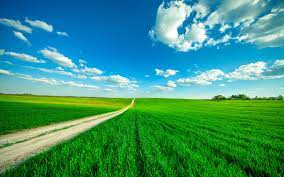
//> input picture 2.jpg, 284 x 177 px
$ ./Struct_2   (built with g++ and OpenCV 4)
//> lines starting //> are read from the running program, lines starting //| are printed output that depends on the picture
#include "opencv2/core/core.hpp"
#include "opencv2/highgui/highgui.hpp"
#include "opencv2/imgproc/imgproc.hpp"
#include <iostream>
#include <vector>
#include <cmath>
#include <chrono>

using namespace cv;
using namespace std;
using namespace std::chrono;

// Dont touch these
const int modK = 3;
const int modNt = 4;
const double infinity = 10000000000;
const int colors_draw[modK + 1][3] = { {0, 0, 0}, {0, 255, 0}, {0, 0, 255}, {255, 0, 0} };

// Better dont touch these
const double color_scale = 1. / 100.;
const double weight = 1.25;

// Actual params, which can be changed
// Better start with epsilon around 10
// And give at least 500 first iterations
const int first_iter = 2000;
const int iter = 100;
const double epsilon = 10;
// Iterations will stop when prev epsilon and cur epsilon wont differ more then on this value
const double accuracy = 0.01;

// Set hack_value to zero if u are not hacker
// Empirical rule: if current epsilon is close to zero
// That means that diffusion made all (or almost all) max arcs equal
// Which means that we can get solution from the updated weights of diffusion
// So instead of finding markup which epsilon close to best we can find best itself
const double hack_value = 0.;

// Percentages of image taken for calculating distribution
const double perc_h = 0.3;
const double perc_w = 1.;

double* calculate_mu(const int height_start, const int height_finish,
	const int width_left, const int width_right,
	const int height, const int width,
	int* colors, const int amount)
{
	// Initialize result
	double* result = new double[3]();

	// To be safe
	for (int c = 0; c < 3; ++c)
		result[c] = 0.;

	// Sum all the pixel colors
	for (int x = width_left; x < width_right; ++x)
	{
		const int x_ = x * height * 3;
		for (int y = height_start; y < height_finish; ++y)
		{
			const int y_ = y * 3;
			for (int c = 0; c < 3; ++c)
				result[c] += double(colors[x_ + y_ + c]) * color_scale;
		}
	}

	// Devide by amount
	for (int c = 0; c < 3; ++c)
		result[c] /= double(amount);

	return result;
}

double* calculate_ep(const int height_start, const int height_finish,
	const int width_left, const int width_right,
	const int height, const int width,
	int* colors, const int amount, double* mu)
{
	// Initialize result
	double* result = new double[3 * 3]();

	// To be safe
	for (int c1 = 0; c1 < 3; ++c1)
		for (int c2 = 0; c2 < 3; ++c2)
			result[c1 * 3 + c2] = 0.;

	// Sum all the elements
	for (int x = width_left; x < width_right; ++x)
	{
		const int x_ = x * height * 3;
		for (int y = height_start; y < height_finish; ++y)
		{
			const int y_ = y * 3;
			for (int c1 = 0; c1 < 3; ++c1)
				for (int c2 = 0; c2 < 3; ++c2)
					// TODO: check if this is correct
					result[c1 * 3 + c2] += double(colors[x_ + y_ + c1] * color_scale - mu[c1]) * double(colors[x_ + y_ + c2] * color_scale - mu[c2]);
		}
	}

	// Devide by amount
	for (int c1 = 0; c1 < 3; ++c1)
		for (int c2 = 0; c2 < 3; ++c2)
			result[c1 * 3 + c2] /= amount;

	return result;
}

void get_distributions(double* mus, double* eps,
	const int height, const int width, int* colors)
{
	// Pictures (0, 0) is in the top left corner
	const int height_down = int(height * (1 - perc_h));
	const int height_up = int(height * perc_h);

	const int width_left = width * (1. - perc_w) * 0.5;
	const int width_right = width * (1 - (1. - perc_w) * 0.5);

	const int amount_down = (width_right - width_left) * (height - height_down);
	const int amount_up = (width_right - width_left) * height_up;

	// Calculate all mus
	double* mu_down = calculate_mu(height_down, height, width_left, width_right, height, width, colors, amount_down);
	double* mu_up = calculate_mu(0, height_up, width_left, width_right, height, width, colors, amount_up);

	for (int i = 0; i < 3; ++i)
	{
		mus[i] = mu_down[i];
		mus[3 + i] = mu_up[i];
		mus[6 + i] = mu_up[i];
	}

	// Calculate all eps
	double* ep_down = calculate_ep(height_down, height, width_left, width_right, height, width, colors, amount_down, mu_down);
	double* ep_up = calculate_ep(0, height_up, width_left, width_right, height, width, colors, amount_up, mu_up);

	for (int i = 0; i < 9; ++i)
	{
		eps[i] = ep_down[i];
		eps[9 + i] = ep_up[i];
		eps[18 + i] = ep_up[i];
	}

	delete[] mu_down;
	delete[] mu_up;
	delete[] ep_down;
	delete[] ep_up;
}

// Scalar mult
double vec_mult(double* x, double* y)
{
	double sum = 0.;
	for (int c = 0; c < modK; ++c)
		sum += x[c] * y[c];

	return sum;
}

// vec(x) * mat(a)
double* mat_mult(double* x, double** a)
{
	double* res = new double[modK];
	for (int c = 0; c < modK; ++c)
		res[c] = vec_mult(x, a[c]);

	return res;
}

// q function
double q_func(int x[3], double* mus, double* eps, const int k)
{
	// TODO: check if this is correct
	double* x_ = new double[3];
	for (int c = 0; c < 3; ++c)
		x_[c] = x[c] * color_scale - mus[k * 3 + c];

	double** ep = new double* [3];
	for (int c = 0; c < 3; ++c)
		ep[c] = new double[3];

	for (int c = 0; c < 3; ++c)
		for (int c_ = 0; c_ < 3; ++c_)
			ep[c][c_] = eps[k * 9 + c * 3 + c_];

	double* z = mat_mult(x_, ep);
	double result = vec_mult(x_, z);

	delete[] z;
	delete[] x_;

	for (int c = 0; c < 3; ++c)
		delete[] ep[c];
	delete[] ep;

	return -result;
}

double g_plus(const int x1, const int y1, const int x2, const int y2, const int k1, const int k2)
{
	if ((k1 == 0) && (k2 == 0))
	{
		return 0;
	}

	if ((k1 == 1) && (k2 == 1))
	{
		if (x1 != x2)
			return 0;
		else
			return -infinity;
	}

	if ((k1 == 2) && (k2 == 2))
	{
		return 0;
	}

	if ((k1 == 1) && (k2 == 0))
	{
		if (y1 > y2)
			return -infinity;
		else
			return -weight;
	}

	if ((k1 == 0) && (k2 == 1))
	{
		if (y2 > y1)
			return -infinity;
		else
			return -weight;
	}

	if ((k1 == 2) && (k2 == 0))
	{
		return -infinity;
	}

	if ((k1 == 0) && (k2 == 2))
	{
		return -infinity;
	}

	if ((k1 == 2) && (k2 == 1))
	{
		if (y1 > y2)
			return -infinity;
		else
			return -weight;
	}

	if ((k1 == 1) && (k2 == 2))
	{
		if (y2 > y1)
			return -infinity;
		else
			return -weight;
	}

	cout << "Something is wrong... I can feel it" << endl;
	return -infinity;
}

int amount_of_neightbors_plus(bool left, bool right, bool top, bool bottom)
{
	int result = 0;

	// Checking left side
	if (left)
		result++;

	// Checking right side
	if (right)
		result++;

	// Checking top pixel
	if (top)
		result++;

	// Checking bottom pixel
	if (bottom)
		result++;

	return result;
}

void get_neighbors_plus(int& nt, int* tau, int x, int y, int w, int h)
{
	bool left = (x != 0);
	bool right = (x != w - 1);
	bool top = (y != 0);
	bool bottom = (y != h - 1);

	// Calculate amount of neightbors
	nt = amount_of_neightbors_plus(left, right, top, bottom);

	int Index = 0;

	// Checking left side
	if (left)
	{
		tau[x * h * modNt + y * modNt + Index] = (x - 1) * h + y;
		Index++;
	}

	// Checking right side
	if (right)
	{
		tau[x * h * modNt + y * modNt + Index] = (x + 1) * h + y;
		Index++;
	}

	// Checking top pixel
	if (top)
	{
		tau[x * h * modNt + y * modNt + Index] = x * h + (y - 1);
		Index++;
	}

	// Checking bottom pixel
	if (bottom)
	{
		tau[x * h * modNt + y * modNt + Index] = x * h + (y + 1);
	}
}

int find(int* arr, const int start, const int length, const int t)
{
	for (int i = 0; i < length; ++i)
		if (arr[start + i] == t)
			return i;

	cout << "Something is wrong... I can feel it" << endl;
	return -1;
}

inline int get_g_ind(const int t, const int t__, const int height)
{
	return 2 * (abs(t - t__) == height) + (t__ > t);
}

inline int get_q_ind(const int t, int* colors)
{
	return ((colors[t * 3] * 256 + colors[t * 3 + 1]) * 256 + colors[t * 3 + 2]) * modK;
}

void diffusion(const int iter, double* mus, double* eps,
	int* nt, int* tau,
	double* phi, const int width, const int height,
	int* colors, double* g, double* q)
{
	const int modT = width * height;
	for (int it = 0; it < iter; ++it)
	{
		cout << "Diffusion --- " << it << " / " << iter << endl;
		for (int t = 0; t < modT; ++t)
		{
			const int _t = t * modNt * modK;
			for (int c = 0; c < modK; ++c)
			{
				// Finding k_best for each neighbor
				int* k_star = new int[nt[t]];
				for (int t_ = 0; t_ < nt[t]; ++t_)
				{
					int t__ = tau[t * modNt + t_];
					int k_best = -1;
					double sum_best = -infinity * 100.;
					for (int c_ = 0; c_ < modK; ++c_)
					{
						double sum = g[get_g_ind(t, t__, height) * modK * modK + c * modK + c_] -
							phi[_t + t_ * modK + c] -
							phi[t__ * modNt * modK + find(tau, t__ * modNt, nt[t__], t) * modK + c_];
						if (sum > sum_best)
						{
							k_best = c_;
							sum_best = sum;
						}
					}

					k_star[t_] = k_best;
				}
				// Calculating Constant C for further update of phi
				double Con = 0.;

				for (int t_ = 0; t_ < nt[t]; ++t_)
				{
					int t__ = tau[t * modNt + t_];
					Con += g[get_g_ind(t, t__, height) * modK * modK + c * modK + k_star[t_]] -
						phi[t__ * modNt * modK + find(tau, t__ * modNt, nt[t__], t) * modK + k_star[t_]];
				}

				Con += q[get_q_ind(t, colors) + c];
				Con /= double(nt[t]);

				// Updating phi
				for (int t_ = 0; t_ < nt[t]; ++t_)
				{
					int t__ = tau[t * modNt + t_];
					phi[_t + t_ * modK + c] = g[get_g_ind(t, t__, height) * modK * modK + c * modK + k_star[t_]] -
						phi[t__ * modNt * modK + find(tau, t__ * modNt, nt[t__], t) * modK + k_star[t_]] - Con;
				}

				delete[] k_star;
			}
		}
	}
}

// [305 lines left out: functions get_result, get_or_and_problem, cross, f, self_control, save_and_show, not called in this run]

int* iterations(const int first_iter, const int iter,
	const double accuracy, double epsilon,
	double* mus, double* eps,
	int* nt, int* tau,
	const int width, const int height,
	int* colors,
	double* g, double* q)
{
	double prev_epsilon = 2 * epsilon;
	double current_epsilon = epsilon;
	const int modT = width * height;
	bool stop = false;
	int counter = 0;
	int* last_res = new int[modT]();
	for (int t = 0; t < modT; ++t)
		last_res[t] = -1;
	int* current_res = new int[modT]();
	for (int t = 0; t < modT; ++t)
		current_res[t] = -1;

	// Initialize phi
	double* phi = new double[modT * modNt * modK]();

	// First Diffusion
	diffusion(first_iter, mus, eps, nt, tau, phi, width, height, colors, g, q);

	while (!stop)
	{
		cout << prev_epsilon << " - " << current_epsilon << " <> " << accuracy << endl;
		// Get or and problem
		bool* gs;
		bool* qs;
		get_or_and_problem(gs, qs, nt, tau, phi, width, height, mus, eps, colors, current_epsilon, g, q);

		// Use crossing
		cross(gs, qs, nt, tau, width, height);

		bool check;
		bool have_result = false;

		if (current_epsilon < 0.01 && hack_value == 0.)
			cout << "Consider using hacks" << endl;

		if ((prev_epsilon - current_epsilon) < 2 * accuracy)
		{
			check = f(qs);
			if (check)
			{
				if (current_epsilon > hack_value)
					check = self_control(current_res, gs, qs, nt, tau, width, height);
				else
				{
					check = f(qs);
					current_res = get_result(nt, tau, phi, width, height, g);
				}
				have_result = true;
			}
		}
		else
		{
			check = f(qs);
		}

		if (check)
		{
			if (have_result)
				for (int t = 0; t < modT; ++t)
					last_res[t] = current_res[t];

			prev_epsilon = current_epsilon;
			current_epsilon *= 0.5;
		}
		else
		{
			current_epsilon = (prev_epsilon + current_epsilon) * 0.5;
		}

		if ((prev_epsilon - current_epsilon) < accuracy)
		{
			stop = true;
		}
		else
		{
			diffusion(iter, mus, eps, nt, tau, phi, width, height, colors, g, q);
		}

		delete[] qs;
		delete[] gs;
	}

	if (last_res[0] == -1)
	{
		bool ok = true;
		for (int i = 0; i < modT; ++i)
			ok = ok && (current_res[i] != -1);

		if (ok)
			for (int i = 0; i < modT; ++i)
				last_res[i] = current_res[i];
	}

	delete[] current_res;

	return last_res;
}

int main()
{
	Mat image_, image[3];
	image_ = imread("2.jpg", IMREAD_UNCHANGED);
//> image_ is the input picture: 177 rows x 284 cols, CV_8UC3; mean B, G, R 120, 148.6, 61.9
	split(image_, image);
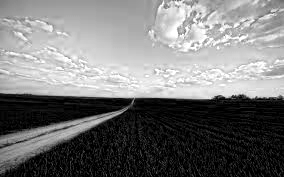
//> image[0]: 177 rows x 284 cols, CV_8UC1; min 0, max 255, mean 120
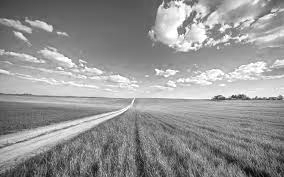
//> image[1]: 177 rows x 284 cols, CV_8UC1; min 6, max 255, mean 148.6
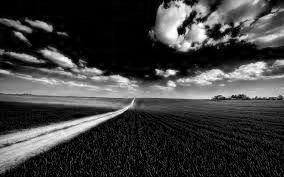
//> image[2]: 177 rows x 284 cols, CV_8UC1; min 0, max 255, mean 61.9

	auto start = high_resolution_clock::now();

	const int height = image[0].size().height;
//> height = 177
	const int width = image[0].size().width;
//> width = 284

	// Get array from Mat
	int* colors = new int[width * height * 3];
	for (int x = 0; x < width; ++x)
	{
		const int x_ = x * height * 3;
		for (int y = 0; y < height; ++y)
		{
			const int y_ = y * 3;
			for (int c = 0; c < 3; ++c)
				colors[x_ + y_ + c] = int(image[c].at<uchar>(y, x));
		}
	}
//> this loop made 284 passes
//> x_ on passes 1 to 3: 0, 531, 1062

	// Form single array for mus and eps
	// 0 - down
	// 1- mid
	// 2 - up
	double* mus = new double[modK * 3];
	double* eps = new double[modK * 3 * 3];

	get_distributions(mus, eps, height, width, colors);
//> in get_distributions, `const int height_down = int(height * (1 - perc_h));`: height_down = 123
//> in get_distributions, `const int height_up = int(height * perc_h);`: height_up = 53
//> in get_distributions, `const int width_left = width * (1. - perc_w) * 0.5;`: width_left = 0
//> in get_distributions, `const int width_right = width * (1 - (1. - perc_w) * 0.5);`: width_right = 284
//> in get_distributions, `const int amount_down = (width_right - width_left) * (height - height_..`: amount_down = 15336
//> in get_distributions, `const int amount_up = (width_right - width_left) * height_up;`: amount_up = 15052
//> the loop in calculate_mu, `for (int x = width_left; x < width_right; ++x)` made 284 passes
//> the loop in calculate_mu (call 2), `for (int x = width_left; x < width_right; ++x)` made 284 passes
//> the loop in calculate_ep, `for (int x = width_left; x < width_right; ++x)` made 284 passes
//> the loop in calculate_ep (call 2), `for (int x = width_left; x < width_right; ++x)` made 284 passes

	for (int i = 0; i < 3; ++i)
		cout << mus[i] << " " << endl;
//> this loop made 3 passes
//| 0.30859
//| 1.21268
//| 0.389581
	cout << endl;

	for (int i = 0; i < 3; ++i)
		cout << mus[6 + i] << " " << endl;
	cout << endl;

	for (int i = 0; i < 3; ++i)
	{
		for (int j = 0; j < 3; ++j)
			cout << eps[i * 3 + j] << " ";
		cout << endl;
	}
	cout << endl;


	for (int i = 0; i < 3; ++i)
	{
		for (int j = 0; j < 3; ++j)
			cout << eps[18 + i * 3 + j] << " ";
		cout << endl;
	}
	cout << endl;

	auto mark = high_resolution_clock::now();
	cout << "Precalculating g" << endl;
	// Initialize q and g
	double* g = new double[modNt * modK * modK];

	for (int c = 0; c < modK; ++c)
		for (int c_ = 0; c_ < modK; ++c_)
			g[0 * modK * modK + c * modK + c_] = g_plus(1, 1, 1, 0, c, c_);

	for (int c = 0; c < modK; ++c)
		for (int c_ = 0; c_ < modK; ++c_)
			g[1 * modK * modK + c * modK + c_] = g_plus(1, 1, 1, 2, c, c_);

	for (int c = 0; c < modK; ++c)
		for (int c_ = 0; c_ < modK; ++c_)
			g[2 * modK * modK + c * modK + c_] = g_plus(1, 1, 0, 1, c, c_);

	for (int c = 0; c < modK; ++c)
		for (int c_ = 0; c_ < modK; ++c_)
			g[3 * modK * modK + c * modK + c_] = g_plus(1, 1, 2, 1, c, c_);
	cout << "Done" << endl;
	cout << "Time used: " << double(duration_cast<microseconds>(high_resolution_clock::now() - mark).count()) / 1000000. << endl;

	mark = high_resolution_clock::now();
	cout << "Precalculating q" << endl;
	double* q = new double[256 * 256 * 256 * modK]();
	for (int t = 0; t < height * width; ++t)
	{
		int x[3] = { colors[t * 3], colors[t * 3 + 1], colors[t * 3 + 2] };
		const int ind = x[0] * 256 * 256 * modK + x[1] * 256 * modK + x[2] * modK;
			for (int c = 0; c < modK; ++c)
				q[ind + c] = q_func(x, mus, eps, c);
	}
//> this loop made 50268 passes
//> ind on passes 1 to 3: 24427776, 24625152, 24625152
	cout << "Done" << endl;
	cout << "Time used: " << double(duration_cast<microseconds>(high_resolution_clock::now() - mark).count()) / 1000000. << endl;

	// Create neighbour structure
	const int modT = width * height;
//> modT = 50268
	int* tau = new int[modT * modNt];
	int* nt = new int[modT];
	for (int x = 0; x < width; ++x)
	{
		for (int y = 0; y < height; ++y)
			get_neighbors_plus(nt[x * height + y], tau, x, y, width, height);
	}

	int* res = iterations(first_iter, iter, accuracy, epsilon, mus, eps, nt, tau, width, height, colors, g, q);
//> (the run ends here: the time limit is reached, at `cout << "Diffusion --- " << it << " / " << iter << endl;`)
